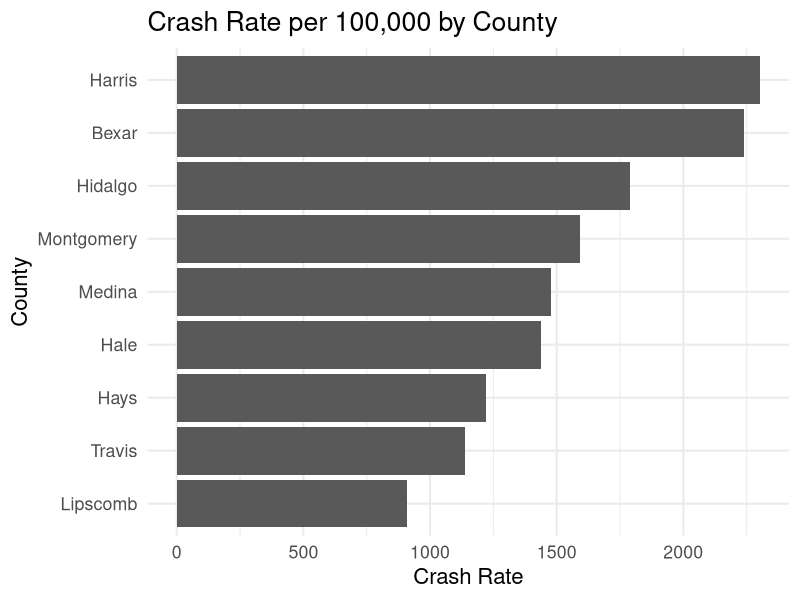
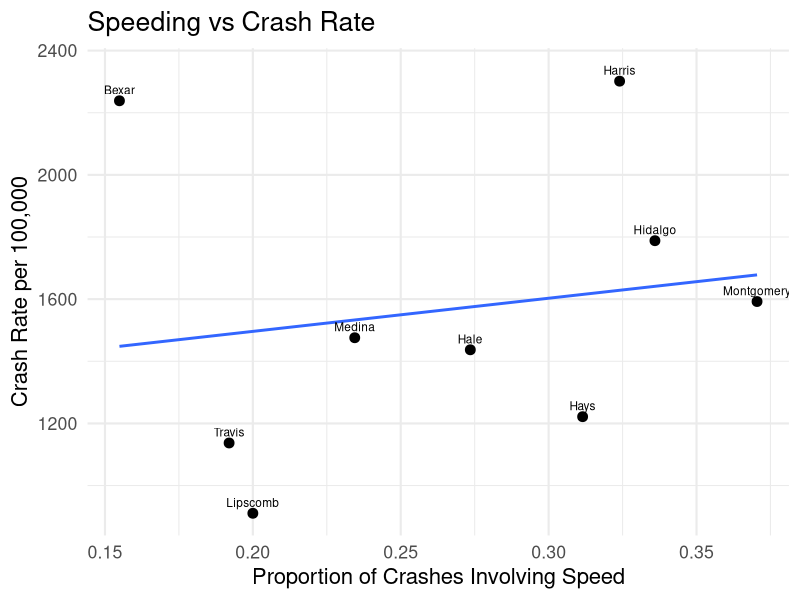
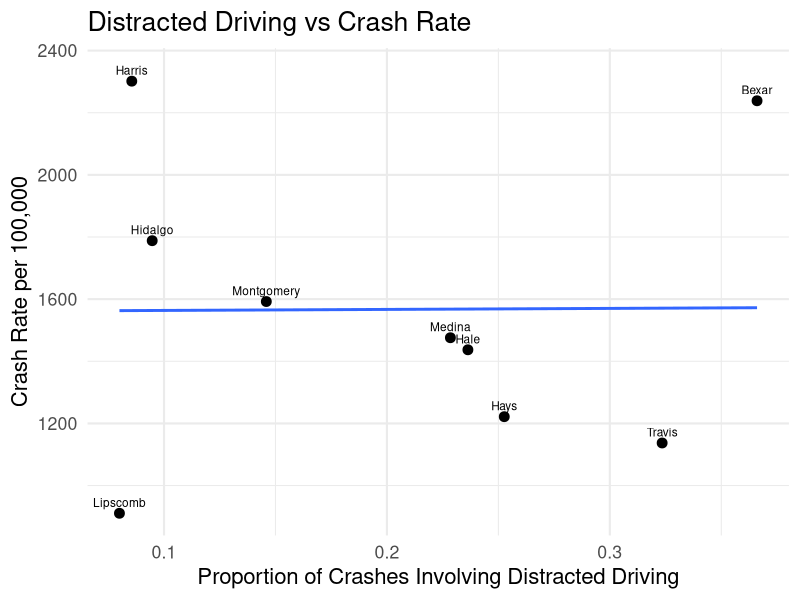

Generate these figures, in order, with R:
## ---- chunk 1
knitr::opts_chunk$set(
  echo = FALSE,
  warning = FALSE,
  message = FALSE,
  fig.width = 8,
  fig.height = 4.8,
  fig.align = "center"
)

library(tidyverse)

# ---- Data import ----
crash <- read.csv("Crash_Data_2024.csv")

# ---- Data cleaning ----
crash <- crash %>%
  mutate(
    Total_Crashes = as.numeric(gsub(",", "", Total_Crashes)),
    Population = as.numeric(gsub(",", "", Population)),
    Fatal_Crashes = as.numeric(gsub(",", "", Fatal_Crashes)),
    Speed_Crashes = as.numeric(gsub(",", "", Speed_Crashes)),
    DUI_Crashes = as.numeric(gsub(",", "", DUI_Crashes)),
    Distracted_Crashes = as.numeric(gsub(",", "", Distracted_Crashes)),
    Serious_Crashes = as.numeric(gsub(",", "", Serious_Crashes)),
    Minor_Crashes = as.numeric(gsub(",", "", Minor_Crashes))
  ) %>%
  mutate(
    Crash_Rate = (Total_Crashes / Population) * 100000,
    Fatal_Rate = (Fatal_Crashes / Population) * 100000,
    SpeedPercent = Speed_Crashes / Total_Crashes,
    DUIPercent = DUI_Crashes / Total_Crashes,
    DistractedPercent = Distracted_Crashes / Total_Crashes,
    SeverityPercent = (Fatal_Crashes + Serious_Crashes) / Total_Crashes
  )

# ---- Ranked tables ----
rank_crash <- crash %>%
  arrange(desc(Crash_Rate)) %>%
  select(County, Crash_Rate, Total_Crashes, Population)

rank_fatal <- crash %>%
  arrange(desc(Fatal_Rate)) %>%
  select(County, Fatal_Rate, Fatal_Crashes, Population)

risk_table <- crash %>%
  select(County, SpeedPercent, DUIPercent, DistractedPercent, SeverityPercent) %>%
  arrange(desc(SpeedPercent))

# ---- Confidence intervals ----
make_ci <- function(df, county_name) {
  row <- df %>% filter(County == county_name)
  p_hat <- row$Total_Crashes / row$Population
  n <- row$Population
  z <- 1.96
  se <- sqrt((p_hat * (1 - p_hat)) / n)
  tibble(
    County = county_name,
    Lower_CI = (p_hat - z * se) * 100000,
    Upper_CI = (p_hat + z * se) * 100000,
    Crash_Rate = p_hat * 100000
  )
}

ci_compare <- bind_rows(
  make_ci(crash, "Harris"),
  make_ci(crash, "Montgomery")
)

# ---- Regression ----
model <- lm(Crash_Rate ~ SpeedPercent + DUIPercent + DistractedPercent, data = crash)
model_coef <- broom::tidy(model)
model_fit <- broom::glance(model)

# ---- Key result values for slides ----
top_crash <- crash %>%
  arrange(desc(Crash_Rate)) %>%
  select(County, Crash_Rate)

harris_rate <- crash %>% filter(County == "Harris") %>% pull(Crash_Rate)
bexar_rate <- crash %>% filter(County == "Bexar") %>% pull(Crash_Rate)
travis_rate <- crash %>% filter(County == "Travis") %>% pull(Crash_Rate)
lipscomb_rate <- crash %>% filter(County == "Lipscomb") %>% pull(Crash_Rate)

r2_val <- model_fit$r.squared
## ---- chunk 2
knitr::kable(
  tibble(County = unique(crash$County)),
  booktabs = TRUE,
  align = "l",
  caption = "Counties included in the analysis"
)
## ---- chunk 3
knitr::kable(
  crash %>%
    select(County, Crash_Rate, Fatal_Rate, SpeedPercent, DUIPercent, DistractedPercent),
  digits = 3,
  caption = "Derived Variables"
)
## ---- chunk 4
knitr::kable(
  rank_crash %>% mutate(Crash_Rate = round(Crash_Rate, 2)),
  booktabs = TRUE,
  caption = "Counties ranked by crash rate per 100,000"
)
## ---- chunk 5
ggplot(crash, aes(x = reorder(County, Crash_Rate), y = Crash_Rate)) +
  geom_col() +
  coord_flip() +
  labs(
    title = "Crash Rate per 100,000 by County",
    x = "County",
    y = "Crash Rate"
  ) +
  theme_minimal(base_size = 16)

## ---- chunk 6
knitr::kable(
  rank_fatal %>% mutate(Fatal_Rate = round(Fatal_Rate, 2)),
  booktabs = TRUE,
  caption = "Counties ranked by fatal crash rate per 100,000"
)
## ---- chunk 7
knitr::kable(
  risk_table %>% mutate(across(-County, ~ round(.x, 4))),
  booktabs = TRUE,
  caption = "Risk-factor proportions by county"
)
## ---- chunk 8
ggplot(crash, aes(x = SpeedPercent, y = Crash_Rate, label = County)) +
  geom_point(size = 3) +
  geom_smooth(method = "lm", se = FALSE) +
  geom_text(nudge_y = 35, size = 3) +
  labs(
    title = "Speeding vs Crash Rate",
    x = "Proportion of Crashes Involving Speed",
    y = "Crash Rate per 100,000"
  ) +
  theme_minimal(base_size = 16)
## ---- chunk 9
ggplot(crash, aes(x = DistractedPercent, y = Crash_Rate, label = County)) +
  geom_point(size = 3) +
  geom_smooth(method = "lm", se = FALSE) +
  geom_text(nudge_y = 35, size = 3) +
  labs(
    title = "Distracted Driving vs Crash Rate",
    x = "Proportion of Crashes Involving Distracted Driving",
    y = "Crash Rate per 100,000"
  ) +
  theme_minimal(base_size = 16)
## ---- chunk 10
knitr::kable(
  ci_compare %>% mutate(across(-County, ~ round(.x, 2))),
  booktabs = TRUE,
  caption = "95% confidence intervals for crash rate per 100,000"
)
## ---- chunk 11
knitr::kable(
  model_coef %>% mutate(across(where(is.numeric), ~ round(.x, 4))),
  booktabs = TRUE,
  caption = "Regression coefficients"
)
## ---- chunk 12
knitr::kable(
  model_fit %>%
    select(r.squared, adj.r.squared, sigma, statistic, p.value) %>%
    mutate(across(everything(), ~ round(.x, 4))),
  booktabs = TRUE,
  caption = "Regression model fit"
)
